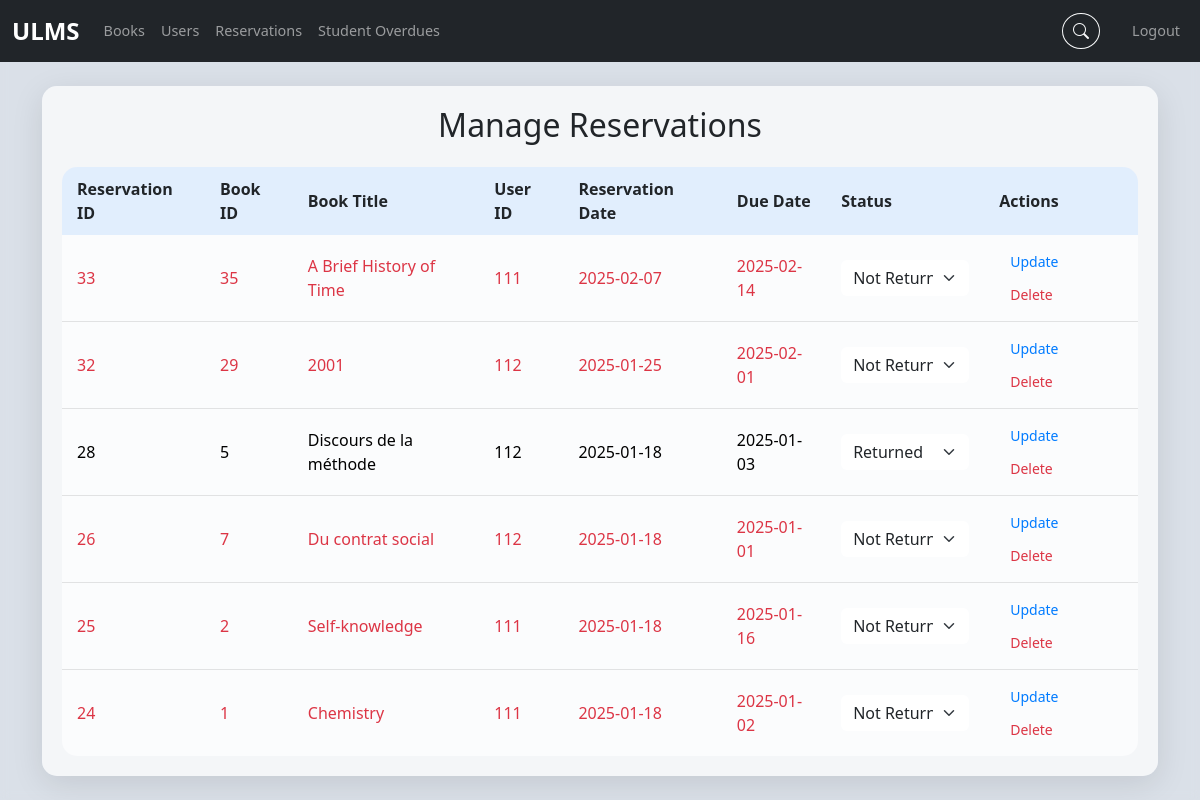
/pages/reservations_admin.php (signed in), run on the app's committed database.
### tables this page shows
CREATE TABLE `reservations` (
  `reservation_id` int(11) NOT NULL,
  `book_id` int(11) NOT NULL,
  `user_id` int(11) NOT NULL,
  `reservation_date` date NOT NULL,
  `due_date` date NOT NULL,
  `returned` enum('Yes','No') DEFAULT 'No'
);

CREATE TABLE `books` (
  `book_id` int(11) NOT NULL,
  `title` varchar(200) NOT NULL,
  `author` varchar(200) NOT NULL,
  `genre` varchar(100) DEFAULT NULL,
  `isbn` varchar(20) DEFAULT NULL,
  `thumbnail` varchar(255) DEFAULT NULL,
  `source` enum('api','manual') NOT NULL,
  `reserved` enum('Yes','No') DEFAULT 'No',
  `reserved_by` int(11) DEFAULT NULL
);

### pages/reservations_admin.php (the view, shortened to what this page needs)
<!DOCTYPE html>
<html lang="en">
<head>
    <link rel="stylesheet" href="../css/styles.css">
    <link href="https://cdn.jsdelivr.net/npm/bootstrap@5.3.2/dist/css/bootstrap.min.css" rel="stylesheet">
</head>
<body style="background-color: #dae0e8;">
<?php include '_navbar.php'; ?>
<div class="container my-4">
    <div class="glass p-9">
        <h2 class="text-center">Manage Reservations</h2>
        <div class="table-container">
            <table>
                <thead>
                <tr>
                    <th>Reservation ID</th>
                    <th>Book ID</th>
                    <th>Book Title</th>
                    <th>User ID</th>
                    <th>Reservation Date</th>
                    <th>Due Date</th>
                    <th>Status</th>
                    <th>Actions</th>
                </tr>
                </thead>
                <tbody>
                <?php
                $query = "SELECT r.reservation_id, r.book_id, b.title AS book_title, r.user_id,
                                     r.reservation_date, r.due_date, r.returned
                              FROM reservations r
                              JOIN books b ON r.book_id = b.book_id
                              ORDER BY r.reservation_id DESC";
                $result = mysqli_query($conn, $query);
                while ($row = mysqli_fetch_assoc($result)) {
                    $isOverdue = strtotime($row['due_date'] . ' +1 day') < time() && $row['returned'] === 'No';
                    $rowClass = $isOverdue ? "class='text-danger'" : ($row['returned'] === 'Yes' ? "class='text-black'" : "");
                    echo "<tr $rowClass>
                        <form method='POST' action=''>
                            <td>{$row['reservation_id']}</td>
                            <td>{$row['book_id']}</td>
                            <td>{$row['book_title']}</td>
                            <td>{$row['user_id']}</td>
                            <td>{$row['reservation_date']}</td>
                            <td>{$row['due_date']}</td>
                            <td>
                                <select name='status' class='form-select border-0' required>
                                    <option value='No' " . ($row['returned'] === 'No' ? 'selected' : '') . ">Not Returned</option>
                                    <option value='Yes' " . ($row['returned'] === 'Yes' ? 'selected' : '') . ">Returned</option>
                                </select>
                            </td>
                            <td>
                                <input type='hidden' name='reservation_id' value='{$row['reservation_id']}'>
                                <button type='submit' class='btn-minimal' name='update_reservation'>Update</button>
                                " . ($_SESSION['role'] === 'admin' ? "<button type='submit' class='btn-minimal text-danger' name='delete_reservation'>Delete</button>" : "") . "
                            </td>
                        </form>
                    </tr>";
                }
                ?>
                </tbody>
            </table>
        </div>
    </div>
</div>
</body>
</html>

### css/styles.css (style rules this page uses)
body { background-size: cover; backdrop-filter: blur(5px); min-height: 100vh; }
.glass { background: rgba(255, 255, 255, 0.7); box-shadow: 0 8px 32px rgba(0, 0, 0, 0.1); border-radius: 15px; padding: 20px; margin: 20px 0; }
table { width: 100%; border-collapse: collapse; background-color: rgba(255, 255, 255, 0.6); border-radius: 15px; overflow: hidden; margin-top: 15px; }
table thead { background-color: rgba(0, 123, 255, 0.1); }
table th, table td { text-align: left; padding: 10px 15px; }
table tr:not(:last-child) { border-bottom: 1px solid rgba(0, 0, 0, 0.1); }
table th { font-weight: bold; }
button { border: 1px solid #007bff; background: transparent; color: #007bff; padding: 5px 15px; font-size: 14px; border-radius: 12px; transition: all 0.3s ease; cursor: pointer; }
.btn-minimal { border: 1px solid transparent; background-color: transparent; color: #007bff; padding: 5px 10px; font-size: 14px; border-radius: 10px; transition: all 0.3s ease; }
.table-container { max-height: 800px; overflow-y: auto; }

### data on the page
reservations: reservation_id "33", book "35", book.title "A Brief History of Time", user "111", reservation_date "2025-02-07", due_date "2025-02-14", status "Not Returned"
reservations: reservation_id "32", book "29", book.title "2001", user "112", reservation_date "2025-01-25", due_date "2025-02-01", status "Not Returned"
reservations: reservation_id "28", book "5", book.title "Discours de la méthode", user "112", reservation_date "2025-01-18", due_date "2025-01-03", status "Returned"
reservations: reservation_id "26", book "7", book.title "Du contrat social", user "112", reservation_date "2025-01-18", due_date "2025-01-01", status "Not Returned"
reservations: reservation_id "25", book "2", book.title "Self-knowledge", user "111", reservation_date "2025-01-18", due_date "2025-01-16", status "Not Returned"
reservations: reservation_id "24", book "1", book.title "Chemistry", user "111", reservation_date "2025-01-18", due_date "2025-01-02", status "Not Returned"
